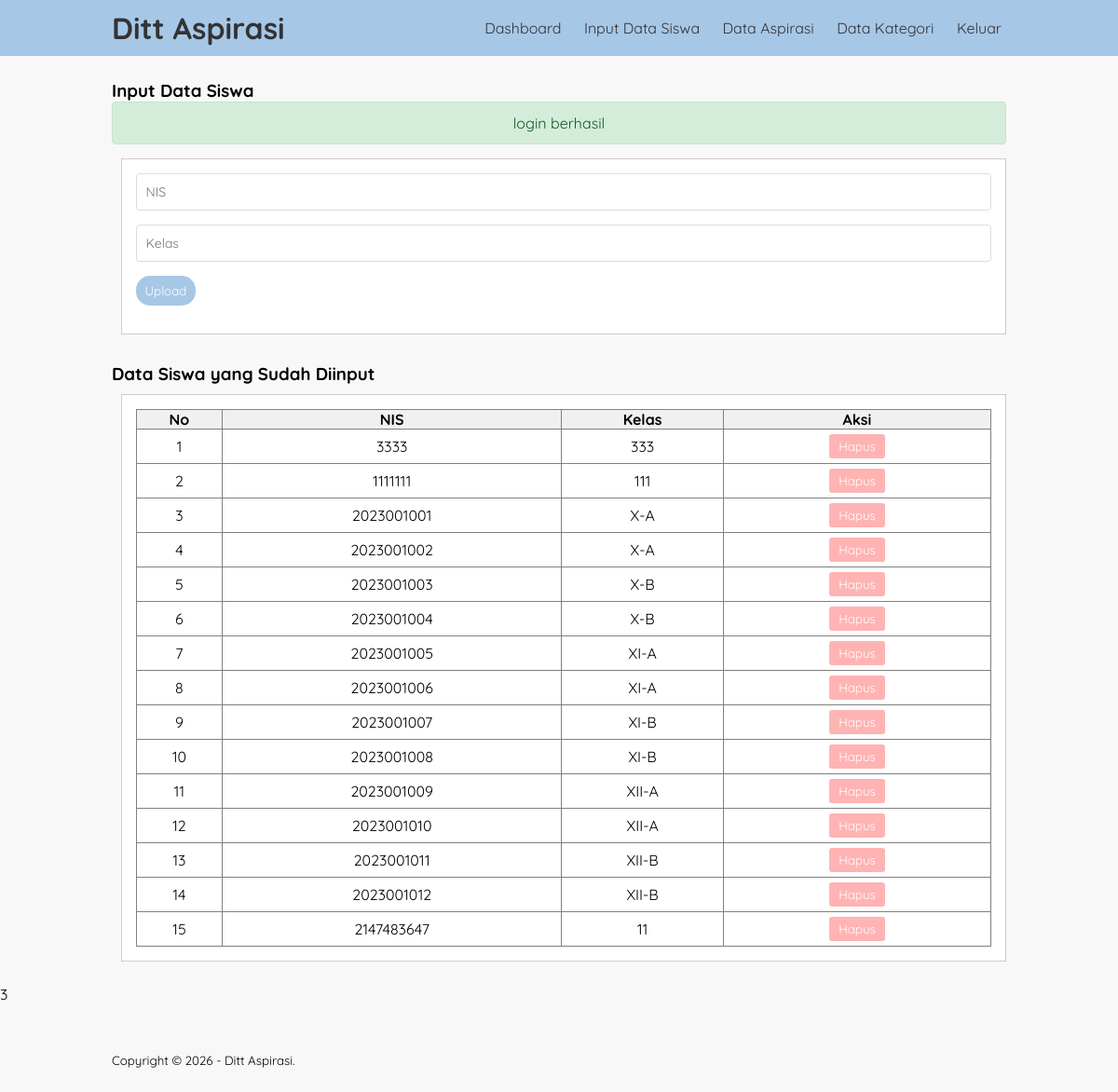
Screenshot of /aspirasi_ukk/input_data.php (signed in) with the database file from the repository.
### tables this page shows
CREATE TABLE `tb_siswa` (
  `nis` int(10) NOT NULL,
  `kelas` varchar(10) NOT NULL
);

### aspirasi_ukk/input_data.php (the view, shortened to what this page needs)
<?php
include 'db.php';
include 'notif.php';
$data_siswa = mysqli_query($conn, "SELECT * FROM tb_siswa ORDER BY nis ASC");
?>
<!DOCTYPE html>
<html lang="en">
<head>
    <link rel="stylesheet" href="css/style.css">
</head>
<body>
    <header>
        <div class="container">
            <h1><a href="dashboard.php">Ditt Aspirasi</a></h1>
            <ul>
                <li><a href="dashboard.php">Dashboard</a></li>
                <li><a href="input_data.php">Input Data Siswa</a></li>
                <li><a href="data_aspirasi.php">Data Aspirasi</a></li>
                <li><a href="data_kategori.php">Data Kategori</a></li>
                <li><a href="keluar.php">Keluar</a></li>
            </ul>
        </div>
    </header>
    <div class="section">
        <div class="container">
            <h3>Input Data Siswa</h3>
            <?php echo displayNotif(); ?>
            <div class="box">
                <form action="" method="POST">
                    <input type="text" name="nis" placeholder="NIS" class="input-control" required>
                    <input type="text" name="kelas" placeholder="Kelas" class="input-control" required>
                    <input type="submit" name="submit" value="Upload" class="btnn">
                </form>
            </div>
            <h3 style="margin-top: 30px;">Data Siswa yang Sudah Diinput</h3>
            <div class="box">
                <table border="1" cellpadding="10" cellspacing="0" style="width: 100%; border-collapse: collapse; text-align: center;">
                    <thead>
                        <tr style="background-color: #f0f0f0;">
                            <th>No</th>
                            <th>NIS</th>
                            <th>Kelas</th>
                            <th>Aksi</th>
                        </tr>
                    </thead>
                    <tbody>
                        <?php
                        $no = 1;
                        if(mysqli_num_rows($data_siswa) > 0) {
                            while($row = mysqli_fetch_object($data_siswa)) {
                                echo '
                                <tr>
                                    <td>'.$no.'</td>
                                    <td>'.$row->nis.'</td>
                                    <td>'.$row->kelas.'</td>
                                    <td>
                                        <form action="" method="POST" style="display:inline;">
                                            <input type="hidden" name="nis" value="'.$row->nis.'">
                                            <button type="submit" name="delete" class="btn-delete">Hapus</button>
                                        </form>
                                    </td>
                                </tr>
                                ';
                                $no++;
                            }
                        } else {
                            echo '<tr><td colspan="4" style="text-align: center;">Belum ada data siswa</td></tr>';
                        }
                        ?>
                    </tbody>
                </table>
            </div>
        </div>3
    </div>
    <footer>
        <div class="container">
            <small>Copyright &copy; 2026 - Ditt Aspirasi.</small>
        </div>
    </footer>
</body>
</html>

### aspirasi_ukk/css/style.css (style rules this page uses)
* { padding: 0; margin: 0; box-sizing: border-box; font-family: 'Quicksand', sans-serif; }
body { background-color: #f8f8f8; }
a { color: inherit; text-decoration: none; }
.input-control { width: 100%; padding: 10px; margin-bottom: 15px; border: 1px solid #ddd; border-radius: 4px; font-size: 14px; }
.btnn { padding: 8px 10px; background-color: #A7C7E7; color: #fff; border: none; cursor: pointer; margin-bottom: 15px; border-radius: 15px; }
.btn-delete { background-color: #ffb3b3; color: white; padding: 5px 10px; border: none; border-radius: 3px; cursor: pointer; margin: 5px 5px; transition: background-color 0.3s ease, transform 0.2s ease; }
header { background-color: #A7C7E7; }
header h1 { float: left; padding: 10px 0; color: #333; }
header ul { float: right; }
header ul li { display: inline-block; color: #333; }
header ul li a { padding: 20px 5px 20px 15px; display: inline-block; transition: all 0.3s ease; position: relative; }
footer { padding: 25px 0; }
.container { width: 80%; margin: 0 auto; }
.container:after { content: ''; display: block; clear: both; }
.section { padding: 25px 0; }
.box { background-color: #fff; border: 1px solid #ccc; padding: 15px; box-sizing: border-box; margin: 10px 0 25px 0; margin-left: 1%; overflow: hidden; }
.box:after { content: ''; display: block; clear: both; }
.container { width: 80%; margin:0 auto; }
.box { background-color: #fff; border:1px solid #ccc; padding: 15px; box-sizing: border-box; margin:10px 0 25px 0; margin-left: 1%; overflow: hidden; }

### rows the page displays
tb_siswa: nis "3333", kelas "333"
tb_siswa: nis "1111111", kelas "111"
tb_siswa: nis "2023001001", kelas "X-A"
tb_siswa: nis "2023001002", kelas "X-A"
tb_siswa: nis "2023001003", kelas "X-B"
tb_siswa: nis "2023001004", kelas "X-B"
tb_siswa: nis "2023001005", kelas "XI-A"
tb_siswa: nis "2023001006", kelas "XI-A"
tb_siswa: nis "2023001007", kelas "XI-B"
tb_siswa: nis "2023001008", kelas "XI-B"
tb_siswa: nis "2023001009", kelas "XII-A"
tb_siswa: nis "2023001010", kelas "XII-A"
tb_siswa: nis "2023001011", kelas "XII-B"
tb_siswa: nis "2023001012", kelas "XII-B"
tb_siswa: nis "2147483647", kelas "11"

### other values shown
$_SESSION['notif_sukses'] "login berhasil"
